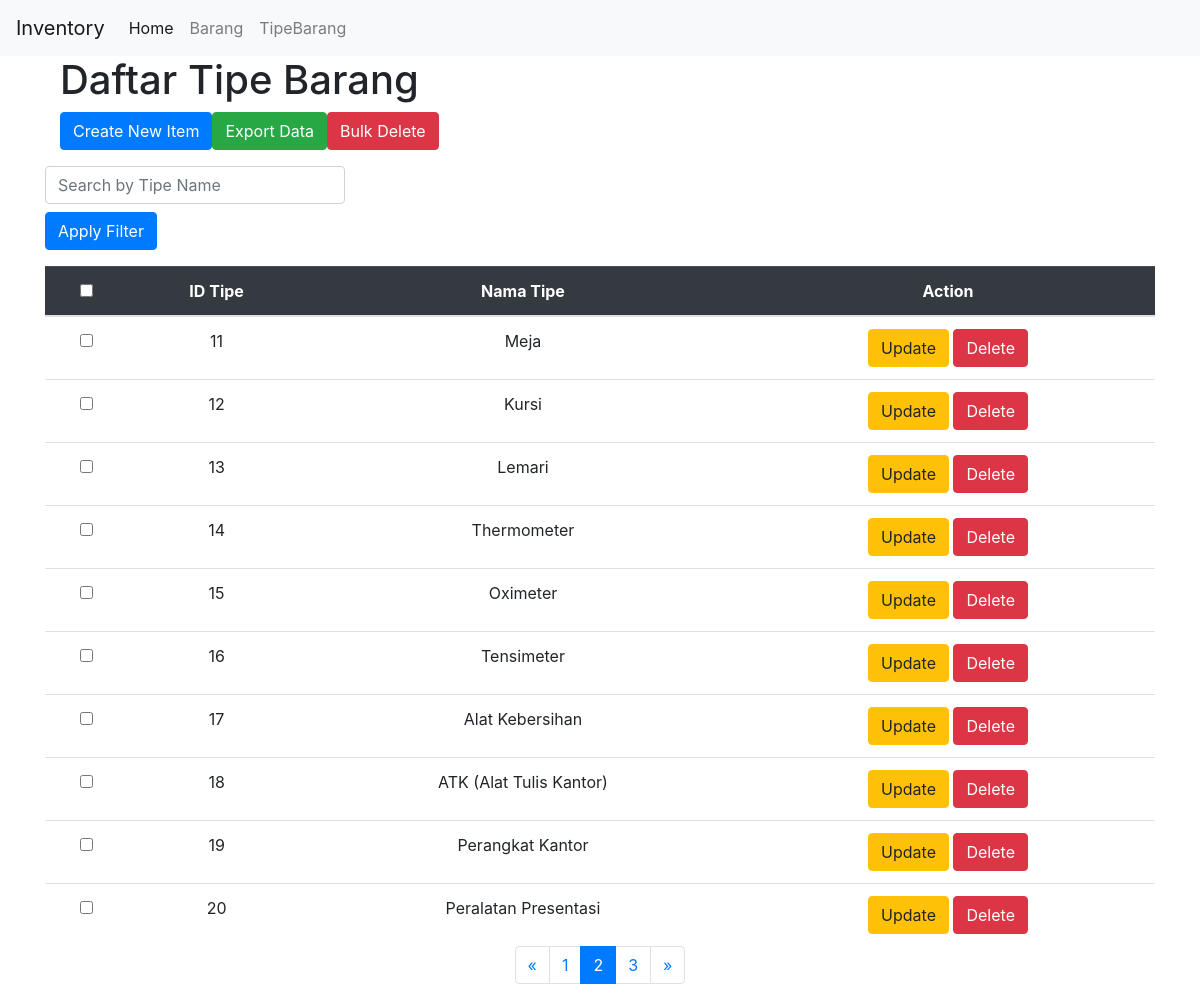
The page /tipebarang?page=2 on the database its author committed.
### app.py (models this page shows, shortened)
class TipeBarang(db.Model):
    __tablename__ = 'tipebarang'
    id = db.Column(db.Integer, primary_key=True)
    nama_tipe = db.Column(db.String, nullable=False)

### app.py (the view)
@app.route('/tipebarang', methods=['GET'])
def get_all_tipe():
    search = request.args.get('search', '')
    page = request.args.get('page', 1, type=int)
    per_page = 10
    query = TipeBarang.query
    if search:
        query = query.filter(TipeBarang.nama_tipe.ilike(f'%{search}%'))
    tipe_list = query.paginate(page=page, per_page=per_page, error_out=False)
    return render_template('/tipebarang/index.html', tipe_list=tipe_list)

### templates/tipebarang/index.html (shortened to what this page needs)
{% extends "base/base.html" %} {% block content %}
<header class="container">
	<h1>Daftar Tipe Barang</h1>
	<div class="d-flex mb-3">
		<a href="{{ url_for('add_tipebarang') }}" class="btn btn-primary me-2"
			>Create New Item</a
		>
		<a href="{{ url_for('export_tipebarang') }}" class="btn btn-success me-2"
			>Export Data</a
		>
		<button class="btn btn-danger" id="bulk-delete">Bulk Delete</button>
	</div>
</header>
<main>
	<form method="get" action="/tipebarang" class="mb-3">
		<input
			type="text"
			name="search"
			value="{{ request.args.get('search', '') }}"
			placeholder="Search by Tipe Name"
			class="form-control mb-2"
			style="max-width: 300px"
		/>
		<button type="submit" class="btn btn-primary">Apply Filter</button>
	</form>
	<table class="table table-hover mb-0 text-center data">
		<thead class="table-dark">
			<tr>
				<th><input type="checkbox" id="select-all" /></th>
				<th>ID Tipe</th>
				<th>Nama Tipe</th>
				<th>Action</th>
			</tr>
		</thead>
		<tbody>
			{% if tipe_list.items %} {% for tipe in tipe_list.items %}
			<tr>
				<td>
					<input type="checkbox" class="select-item" value="{{ tipe.id }}" />
				</td>
				<td>{{ tipe.id }}</td>
				<td>{{ tipe.nama_tipe }}</td>
				<td>
					<a
						href="{{ url_for('update_tipebarang', id=tipe.id) }}"
						class="btn btn-warning"
					>
						Update
					</a>
					<a
						href="{{ url_for('delete_tipebarang', id=tipe.id) }}"
						class="btn btn-danger"
					>
						Delete
					</a>
				</td>
			</tr>
			{% endfor %} {% else %}
			<tr>
				<td colspan="4">No data found</td>
			</tr>
			{% endif %}
		</tbody>
	</table>
	<nav aria-label="Page navigation">
		<ul class="pagination justify-content-center">
			{% if tipe_list.has_prev %}
			<li class="page-item">
				<a
					class="page-link"
					href="?page={{ tipe_list.prev_num }}{% if request.args.get('search') %}&search={{ request.args.get('search') }}{% endif %}"
					aria-label="Previous"
				>
					<span aria-hidden="true">&laquo;</span>
				</a>
			</li>
			{% endif %} {% for page_num in tipe_list.iter_pages() %}
			<li
				class="page-item {% if page_num == tipe_list.page %}active{% endif %}"
			>
				<a
					class="page-link"
					href="?page={{ page_num }}{% if request.args.get('search') %}&search={{ request.args.get('search') }}{% endif %}"
				>
					{{ page_num }}
				</a>
			</li>
			{% endfor %} {% if tipe_list.has_next %}
			<li class="page-item">
				<a
					class="page-link"
					href="?page={{ tipe_list.next_num }}{% if request.args.get('search') %}&search={{ request.args.get('search') }}{% endif %}"
					aria-label="Next"
				>
					<span aria-hidden="true">&raquo;</span>
				</a>
			</li>
			{% endif %}
		</ul>
	</nav>
</main>
{% endblock %}

### rows shown on the page
TipeBarang: id "11", nama_tipe "Meja"
TipeBarang: id "12", nama_tipe "Kursi"
TipeBarang: id "13", nama_tipe "Lemari"
TipeBarang: id "14", nama_tipe "Thermometer"
TipeBarang: id "15", nama_tipe "Oximeter"
TipeBarang: id "16", nama_tipe "Tensimeter"
TipeBarang: id "17", nama_tipe "Alat Kebersihan"
TipeBarang: id "18", nama_tipe "ATK (Alat Tulis Kantor)"
TipeBarang: id "19", nama_tipe "Perangkat Kantor"
TipeBarang: id "20", nama_tipe "Peralatan Presentasi"

### other values the page prints
{{ page_num }} "1" "2" "3"
